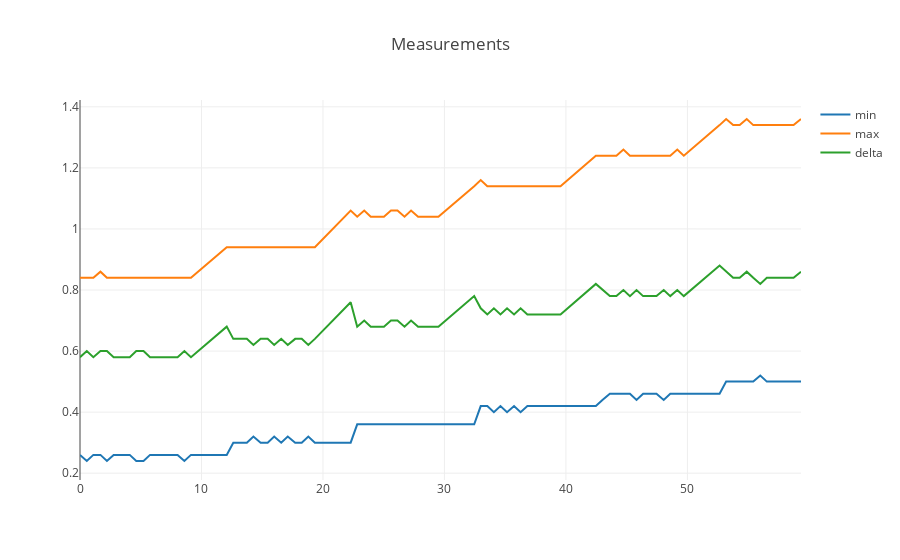

The cell this chart's notebook holds for it:
### Code cell
trace0 = go.Scatter(
    x=rezx,
    y=mins,
    name='min'
)
trace1 = go.Scatter(
    x=rezx,
    y=maxs,
    name='max'
)
trace2 = go.Scatter(
    x=rezx,
    y=delta,
    name='delta'
)
# определяем массив данных и задаем title графика в layout
data = [trace0,trace1,trace2]
layout = {'title': 'Measurements'}

# cоздаем объект Figure и визуализируем его
fig = go.Figure(data=data, layout=layout)
iplot(fig, show_link=False)
